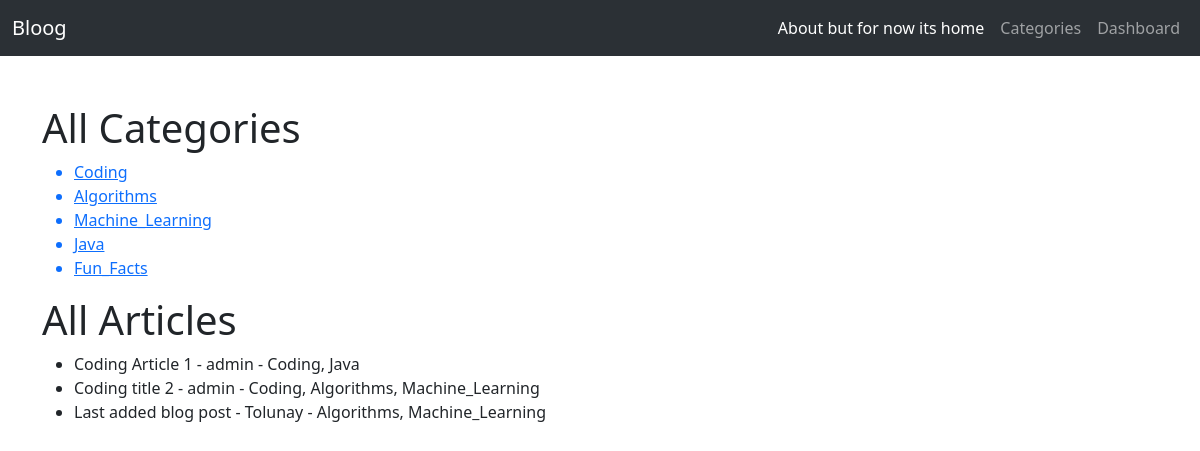
The app's page /cats/, older data.
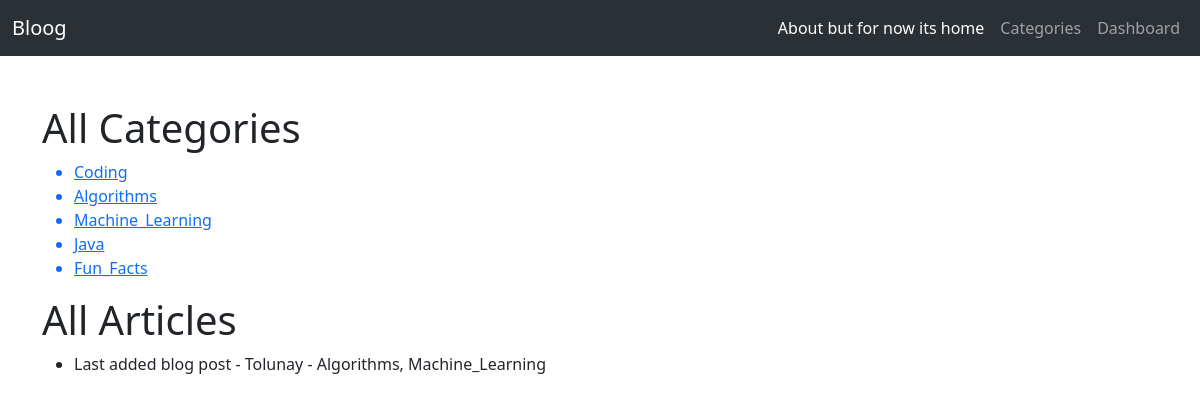
The same page, newer data.
### blog/models.py (models this page shows, shortened)
class Category(models.Model):
    name = models.CharField(max_length=50)

class Article(models.Model):
    title = models.CharField(max_length=50)
    author = models.ForeignKey(User, on_delete=models.CASCADE)
    category = models.ManyToManyField(Category)
    created_date = models.DateField()
    content = models.TextField()
    image = models.ImageField(null=True, blank=True, upload_to='images/')
    is_active = models.BooleanField(default=True)

### blog/views.py (the view)
# urls.py: path('cats/', category_view, name='cats'),
def category_view(request):
    category_list = Category.objects.all()
    article_list = Article.objects.filter(is_active=True)
    return render(request, 'categories.html', {'category_list': category_list, 'article_list': article_list})

### templates/categories.html (shortened to what this page needs)
{% extends 'template.html' %}
{% block content %}
<head>
</head>
<body>
    <h1>All Categories</h1>
    <ul>
        {% for category in category_list %}
            <a href="{% url 'categories' category.name %}"><li>{{ category.name }}</li></a>
        {% empty %}
            <li>There is no category yet.</li>
        {% endfor %}
    </ul>
    <h1>All Articles</h1>
    <ul>
        {% for article in article_list %}
            <li>{{ article.title }} - {{ article.author }} -
                {% for category in article.category.all %}
                    {{ category.name }}{% if not forloop.last %}, {% endif %}
                {% endfor %}
            </li>
        {% empty %}
            <li>There is no Article yet.</li>
        {% endfor %}
    </ul>
</body>
{% endblock %}

### templates/template.html (shortened to what this page needs)
<!doctype html>
<html lang="en">
<head>
    <link href="https://cdn.jsdelivr.net/npm/bootstrap@5.3.2/dist/css/bootstrap.min.css" rel="stylesheet"
>
    <nav class="navbar navbar-expand-lg bg-body-tertiary" data-bs-theme="dark">
        <div class="container-fluid">
            <a class="navbar-brand" href="{% url 'home' %}">Bloog</a>
            <div class="collapse navbar-collapse" id="navbarSupportedContent">
                <ul class="navbar-nav ms-auto mb-2 mb-lg-0">
                    <li class="nav-item">
                        <a class="nav-link active" aria-current="page" href="{% url 'home' %}">About but for now its
                            home</a>
                    </li>
                    <li class="nav-item">
                        <a class="nav-link" href="{% url 'cats' %}">Categories</a>
                    </li>
                    <li class="nav-item">
                        <a class="nav-link" href="/admin">Dashboard</a>
                    </li>
                </ul>
            </div>
        </div>
    </nav>
</head>
<body>
    <br></br>
    <div class="container" >
        {% block content %}
        {% endblock %}
    </div>
</body>
</html>

Row changes from the older to the newer data that the page shows:
no longer on this page (row edited): Article: title "Coding Article 1", author "admin", Category (name "Coding"), Category (name "Java")
no longer on this page (row edited): Article: title "Coding title 2", author "admin", Category (name "Coding"), Category (name "Algorithms"), Category (name "Machine_Learning")
